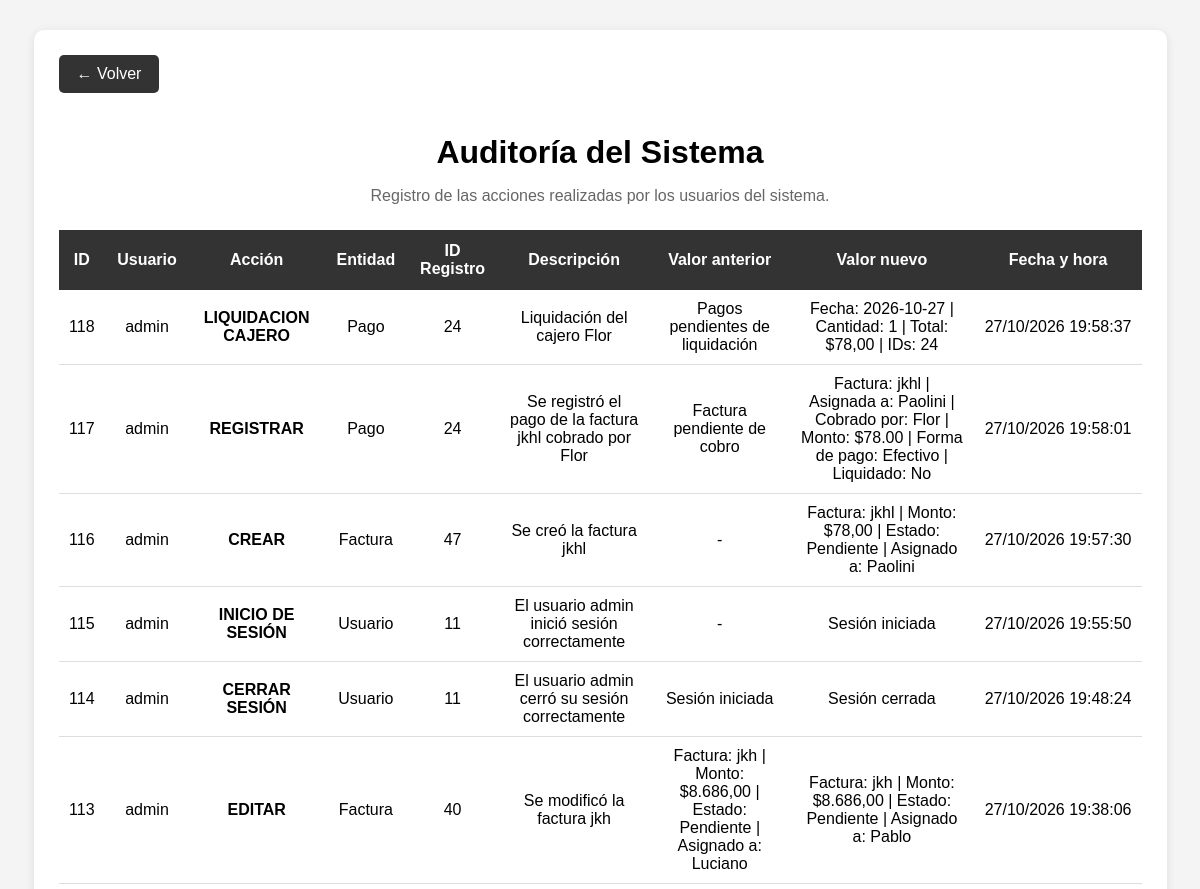
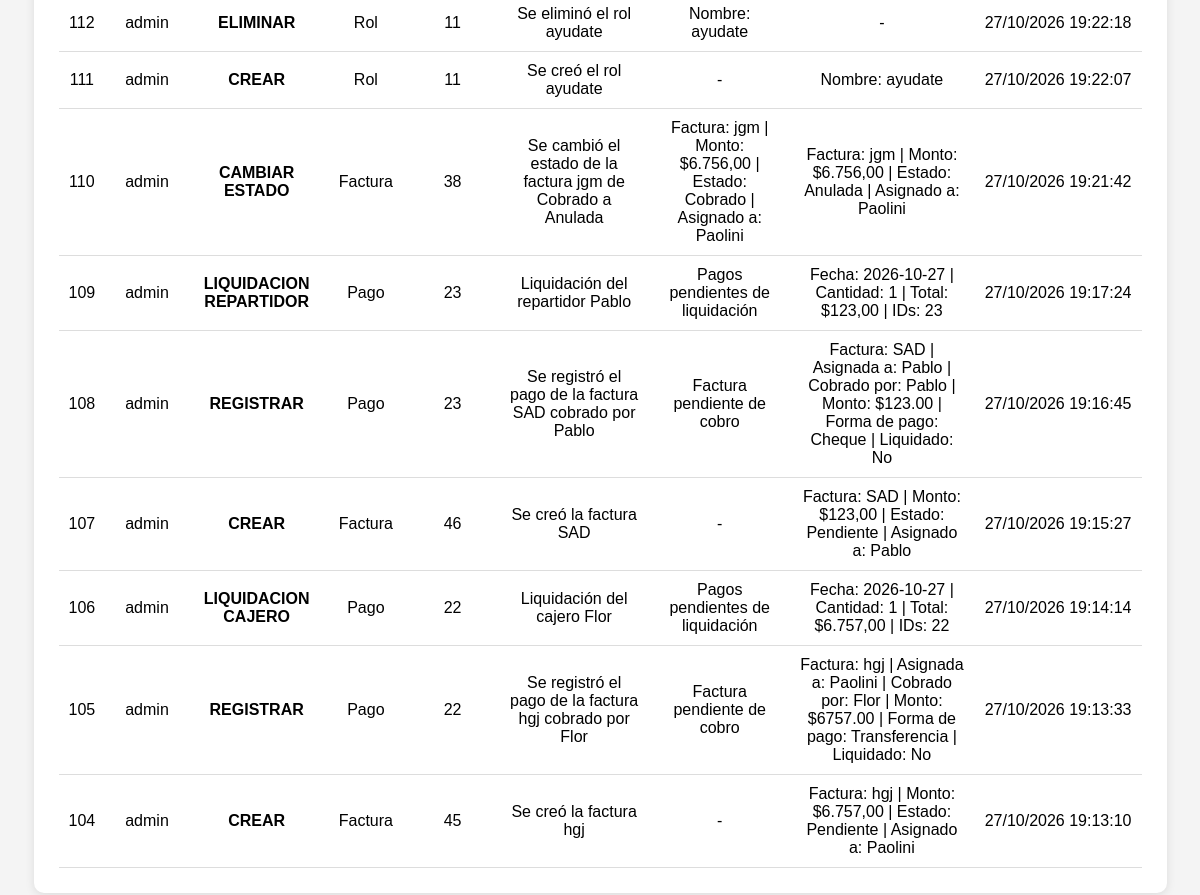
Page /auditoria.php on the committed database (2 pictures, top to bottom).
### tables this page shows
CREATE TABLE `auditoria` (
  `id` int(10) UNSIGNED NOT NULL,
  `id_usuario` smallint(5) UNSIGNED NOT NULL,
  `accion` varchar(30) NOT NULL,
  `entidad` varchar(30) NOT NULL,
  `id_entidad` int(10) UNSIGNED DEFAULT NULL,
  `descripcion` varchar(255) DEFAULT NULL,
  `valor_anterior` text DEFAULT NULL,
  `valor_nuevo` text DEFAULT NULL,
  `fecha_hora` datetime NOT NULL DEFAULT current_timestamp()
);

CREATE TABLE `usuario` (
  `id` smallint(5) UNSIGNED NOT NULL,
  `usuario` varchar(32) NOT NULL,
  `contrasenia` varchar(255) NOT NULL,
  `activo` tinyint(1) NOT NULL DEFAULT 1,
  `id_ROL` tinyint(3) UNSIGNED NOT NULL
);

### auditoria.php (the view, shortened to what this page needs)
<?php
require_once "conexion.php";
$sql = "SELECT
            auditoria.id,
            usuario.usuario,
            auditoria.accion,
            auditoria.entidad,
            auditoria.id_entidad,
            auditoria.descripcion,
            auditoria.valor_anterior,
            auditoria.valor_nuevo,
            auditoria.fecha_hora
        FROM auditoria
        INNER JOIN usuario
            ON auditoria.id_usuario = usuario.id
        ORDER BY auditoria.fecha_hora DESC";
$stmt = $conexion->prepare($sql);
$stmt->execute();
$registros = $stmt->fetchAll();
?>
<!DOCTYPE html>
<html lang="es">
<head>
</head>
<body>
<div class="contenedor">
    <a href="index.php" class="volver">
        ← Volver
    </a>
    <h1>Auditoría del Sistema</h1>
    <p class="descripcion">
        Registro de las acciones realizadas por los usuarios del sistema.
    </p>
    <?php if (count($registros) > 0): ?>
        <div class="tabla-contenedor">
            <table>
                <thead>
                    <tr>
                        <th>ID</th>
                        <th>Usuario</th>
                        <th>Acción</th>
                        <th>Entidad</th>
                        <th>ID Registro</th>
                        <th>Descripción</th>
                        <th>Valor anterior</th>
                        <th>Valor nuevo</th>
                        <th>Fecha y hora</th>
                    </tr>
                </thead>
                <tbody>
                <?php foreach ($registros as $registro): ?>
                    <tr>
                        <td>
                            <?php
                            echo $registro["id"];
                            ?>
                        </td>
                        <td>
                            <?php
                            echo htmlspecialchars($registro["usuario"]);
                             ?>
                        </td>
                        <td class="accion">
                            <?php
                            echo htmlspecialchars($registro["accion"]);
                            ?>
                        </td>
                        <td>
                            <?php
                            echo htmlspecialchars($registro["entidad"]);
                            ?>
                        </td>
                        <td>
                            <?php
                            if ($registro["id_entidad"] != null) {
                                echo $registro["id_entidad"];
                            } else {
                                echo "-";
                            }
                            ?>
                        </td>
                        <td>
                            <?php
                            if (!empty($registro["descripcion"])) {
                                echo htmlspecialchars(
                                    $registro["descripcion"]
                                );
                            } else {
                                echo "-";
                            }
                            ?>
                        </td>
                        <td>
                            <?php
                            if (!empty($registro["valor_anterior"])) {
                                echo htmlspecialchars(
                                    $registro["valor_anterior"]
                                );
                            } else {
                                echo "-";
                            }
                            ?>
                        </td>
                        <td>
                            <?php
                            if (!empty($registro["valor_nuevo"])) {
                                echo htmlspecialchars(
                                    $registro["valor_nuevo"]
                                );
                            } else {
                                echo "-";
                            }
                            ?>
                        </td>
                        <td class="fecha">
                            <?php
                            $fecha = new DateTime(
                                $registro["fecha_hora"]
                            );
                            echo $fecha->format(
                                "d/m/Y H:i:s"
                            );
                            ?>
                        </td>
                    </tr>
                <?php endforeach; ?>
                </tbody>
            </table>
        </div>
    <?php else: ?>
        <div class="sin-registros">
            Todavía no existen registros de auditoría.
        </div>
    <?php endif; ?>
</div>
</body>
</html>

### auditoria.php (style rules this page uses)
body { font-family: Arial, sans-serif; background-color: #f4f4f4; margin: 0; padding: 30px; }
.contenedor { width: 95%; max-width: 1400px; margin: auto; background-color: white; padding: 25px; border-radius: 10px; box-shadow: 0px 2px 10px rgba(0,0,0,0.1); }
h1 { text-align: center; margin-bottom: 10px; }
.descripcion { text-align: center; color: #666; margin-bottom: 25px; }
.volver { display: inline-block; padding: 10px 18px; background-color: #333; color: white; text-decoration: none; border-radius: 5px; margin-bottom: 20px; }
.tabla-contenedor { overflow-x: auto; }
table { width: 100%; border-collapse: collapse; }
th { background-color: #333; color: white; padding: 12px; text-align: center; }
td { padding: 10px; border-bottom: 1px solid #ddd; text-align: center; }
.accion { font-weight: bold; }
.fecha { white-space: nowrap; }

### rows in the picture
auditoria: id "118", id_usuario.usuario "admin", accion "LIQUIDACION CAJERO", entidad "Pago", id_entidad "24", descripcion "Liquidación del cajero Flor", valor_anterior "Pagos pendientes de liquidación", valor_nuevo "Fecha: 2026-10-27 | Cantidad: 1 | Total: $78,00 | IDs: 24", fecha_hora "27/10/2026 19:58:37"
auditoria: id "117", id_usuario.usuario "admin", accion "REGISTRAR", entidad "Pago", id_entidad "24", descripcion "Se registró el pago de la factura jkhl cobrado por Flor", valor_anterior "Factura pendiente de cobro", valor_nuevo "Factura: jkhl | Asignada a: Paolini | Cobrado por: Flor | Monto: $78.00 | Forma de pago: Efectivo | Liquidado: No", fecha_hora "27/10/2026 19:58:01"
auditoria: id "116", id_usuario.usuario "admin", accion "CREAR", entidad "Factura", id_entidad "47", descripcion "Se creó la factura jkhl", valor_nuevo "Factura: jkhl | Monto: $78,00 | Estado: Pendiente | Asignado a: Paolini", fecha_hora "27/10/2026 19:57:30"
auditoria: id "115", id_usuario.usuario "admin", accion "INICIO DE SESIÓN", entidad "Usuario", id_entidad "11", descripcion "El usuario admin inició sesión correctamente", valor_anterior "-", valor_nuevo "Sesión iniciada", fecha_hora "27/10/2026 19:55:50"
auditoria: id "114", id_usuario.usuario "admin", accion "CERRAR SESIÓN", entidad "Usuario", id_entidad "11", descripcion "El usuario admin cerró su sesión correctamente", valor_anterior "Sesión iniciada", valor_nuevo "Sesión cerrada", fecha_hora "27/10/2026 19:48:24"
auditoria: id "113", id_usuario.usuario "admin", accion "EDITAR", entidad "Factura", id_entidad "40", descripcion "Se modificó la factura jkh", valor_anterior "Factura: jkh | Monto: $8.686,00 | Estado: Pendiente | Asignado a: Luciano", valor_nuevo "Factura: jkh | Monto: $8.686,00 | Estado: Pendiente | Asignado a: Pablo", fecha_hora "27/10/2026 19:38:06"
auditoria: id "112", id_usuario.usuario "admin", accion "ELIMINAR", entidad "Rol", id_entidad "11", descripcion "Se eliminó el rol ayudate", valor_anterior "Nombre: ayudate", fecha_hora "27/10/2026 19:22:18"
auditoria: id "111", id_usuario.usuario "admin", accion "CREAR", entidad "Rol", id_entidad "11", descripcion "Se creó el rol ayudate", valor_nuevo "Nombre: ayudate", fecha_hora "27/10/2026 19:22:07"
auditoria: id "110", id_usuario.usuario "admin", accion "CAMBIAR ESTADO", entidad "Factura", id_entidad "38", descripcion "Se cambió el estado de la factura jgm de Cobrado a Anulada", valor_anterior "Factura: jgm | Monto: $6.756,00 | Estado: Cobrado | Asignado a: Paolini", valor_nuevo "Factura: jgm | Monto: $6.756,00 | Estado: Anulada | Asignado a: Paolini", fecha_hora "27/10/2026 19:21:42"
auditoria: id "109", id_usuario.usuario "admin", accion "LIQUIDACION REPARTIDOR", entidad "Pago", id_entidad "23", descripcion "Liquidación del repartidor Pablo", valor_anterior "Pagos pendientes de liquidación", valor_nuevo "Fecha: 2026-10-27 | Cantidad: 1 | Total: $123,00 | IDs: 23", fecha_hora "27/10/2026 19:17:24"
auditoria: id "108", id_usuario.usuario "admin", accion "REGISTRAR", entidad "Pago", id_entidad "23", descripcion "Se registró el pago de la factura SAD cobrado por Pablo", valor_anterior "Factura pendiente de cobro", valor_nuevo "Factura: SAD | Asignada a: Pablo | Cobrado por: Pablo | Monto: $123.00 | Forma de pago: Cheque | Liquidado: No", fecha_hora "27/10/2026 19:16:45"
auditoria: id "107", id_usuario.usuario "admin", accion "CREAR", entidad "Factura", id_entidad "46", descripcion "Se creó la factura SAD", valor_nuevo "Factura: SAD | Monto: $123,00 | Estado: Pendiente | Asignado a: Pablo", fecha_hora "27/10/2026 19:15:27"
auditoria: id "106", id_usuario.usuario "admin", accion "LIQUIDACION CAJERO", entidad "Pago", id_entidad "22", descripcion "Liquidación del cajero Flor", valor_anterior "Pagos pendientes de liquidación", valor_nuevo "Fecha: 2026-10-27 | Cantidad: 1 | Total: $6.757,00 | IDs: 22", fecha_hora "27/10/2026 19:14:14"
auditoria: id "105", id_usuario.usuario "admin", accion "REGISTRAR", entidad "Pago", id_entidad "22", descripcion "Se registró el pago de la factura hgj cobrado por Flor", valor_anterior "Factura pendiente de cobro", valor_nuevo "Factura: hgj | Asignada a: Paolini | Cobrado por: Flor | Monto: $6757.00 | Forma de pago: Transferencia | Liquidado: No", fecha_hora "27/10/2026 19:13:33"
auditoria: id "104", id_usuario.usuario "admin", accion "CREAR", entidad "Factura", id_entidad "45", descripcion "Se creó la factura hgj", valor_nuevo "Factura: hgj | Monto: $6.757,00 | Estado: Pendiente | Asignado a: Paolini", fecha_hora "27/10/2026 19:13:10"
